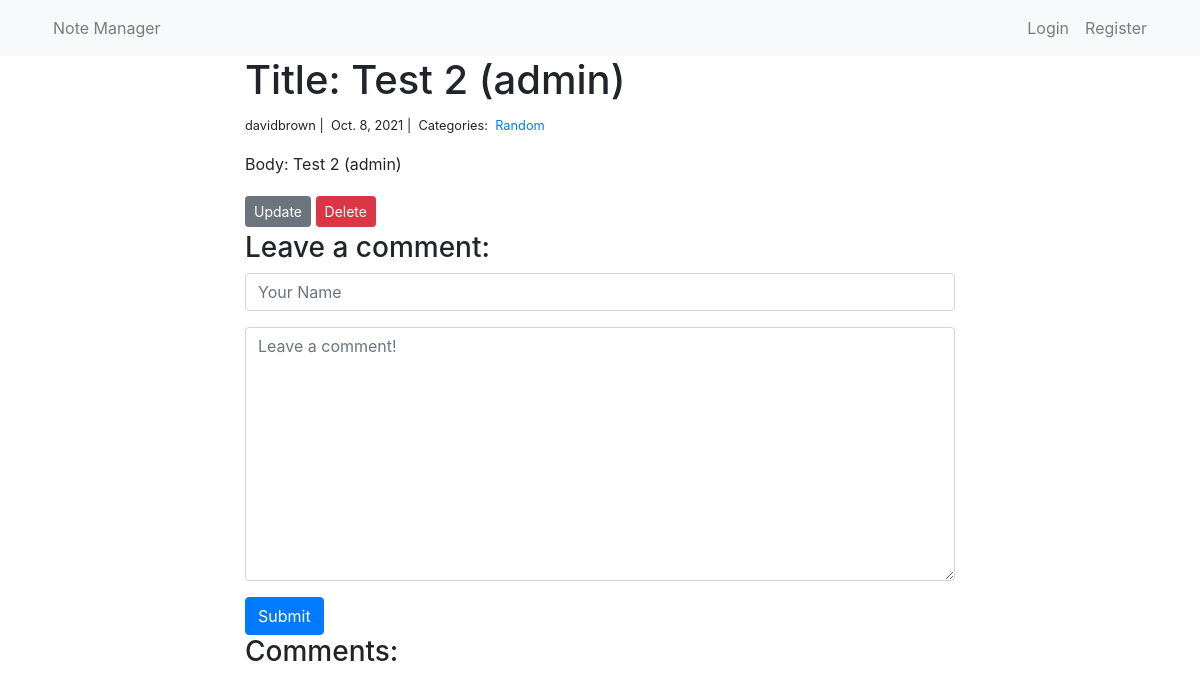
Page /note_manager/5/ on the committed database.
### note_manager/models.py (models this page shows, shortened)
class Note(models.Model):
    title = models.CharField(max_length=255)
    body = models.TextField()
    created_on = models.DateTimeField(auto_now_add=True) # auto_now_add assigns curr data/time to this field whenever instance is created
    last_modified = models.DateTimeField(auto_now=True) # auto_now assigns curr date/time to field whenever instance is SAVED (edits)
    categories = models.ManyToManyField('Category', related_name='notes') # link categories/notes (many-to-many) using djangos ManytoManyField type
    author = models.ForeignKey(User, on_delete=models.CASCADE)

class Category(models.Model):
    name = models.CharField(max_length=20)

### note_manager/views.py (the view, shortened to what this page needs)
# urls.py: path("<int:pk>/", views.note_detail, name="note_detail"),
def note_detail(request, pk):
    note = Note.objects.get(pk=pk)
    form = CommentForm()
    comments = Comment.objects.filter(note=note)
    context = {
        "note": note,
        "comments": comments,
        "form": form,
    }
    return render(request, "note_detail.html", context)

### note_manager/forms.py
class CommentForm(forms.Form):
    author = forms.CharField(
        max_length=60,
        widget=forms.TextInput(attrs={
            "class": "form-control",
            "placeholder": "Your Name"
        })
    )
    body = forms.CharField(widget=forms.Textarea(
        attrs={
            "class": "form-control",
            "placeholder": "Leave a comment!"
        })
    )

### note_manager/templates/note_detail.html (shortened to what this page needs)
{% extends "base.html" %}
{% block page_content %}
<div class="col-md-8 offset-md-2">
    <h1>{{ note.title }}</h1>
    <small>
        {{ note.author }} |&nbsp;
        {{ note.created_on.date }} |&nbsp;
        Categories:&nbsp;
        {% for category in note.categories.all %}
        <a href="{% url 'note_category' category.name %}">
            {{ category.name }}
        </a>&nbsp;
        {% endfor %}
    </small>
    <p>{{ note.body | linebreaks }}</p>
    <a class="btn btn-secondary btn-sm mt-1 mb-1" href="{% url 'note_update' note.pk %}">Update</a>
    <a class="btn btn-danger btn-sm mt-1 mb-1" href="{% url 'note_delete' note.pk %}">Delete</a>
    <h3>Leave a comment:</h3>
    <form action="/note_manager/{{ note.pk }}/" method="post">
        <div class="form-group">
            {{ form.author }}
        </div>
        <div class="form-group">
            {{ form.body }}
        </div>
        <button type="submit" class="btn btn-primary">Submit</button>
    </form>
    <h3>Comments:</h3>
</div>
{% endblock %}

### rows in the picture
Note: title "Title: Test 2 (admin)", author "davidbrown", created_on "Oct. 8, 2021", body "Body: Test 2 (admin)"
Category: name "Random"
